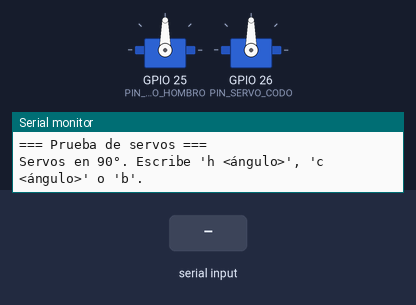
The sketch below on a simulated ESP32. Shown: 2 × servo, the last lines printed to the serial monitor. Inputs (shaded band) come from the test bench.

Above: at 1.7 s.
1.8 s: "b,1\n" received over Serial
At 2.26 s:
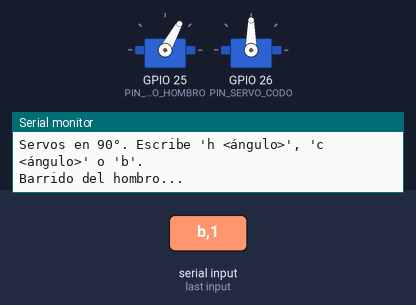
10.8 s: "h 45\n" received over Serial
At 13.0 s:
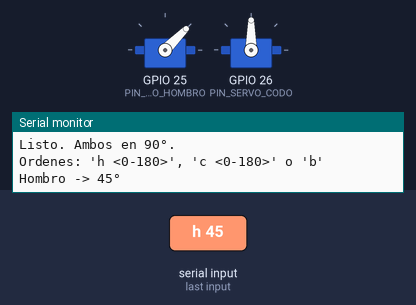
13.8 s: "c 120\n" received over Serial
At 14.2 s:
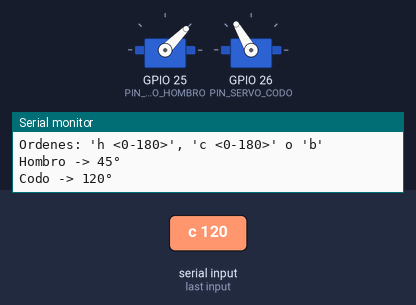
15.3 s: "b,150\n" received over Serial
Timing chart, 0 to 22.3 s (numbered marks = the images above; inputs shaded):
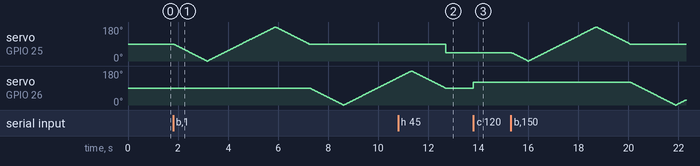

Measured:
- after the input at 10.8 s, servo on GPIO 25 (PIN_SERVO_HOMBRO): 90° → 45° after 1.9 s
- after the input at 13.8 s, servo on GPIO 26 (PIN_SERVO_CODO): 90° → 120° at once

The sketch:

prueba_servos.ino
```cpp
/*
  PRUEBA DE SERVOS — Brazo planar 2 GDL (sin IMU)
  ===============================================
  Mueve los dos MG996R con órdenes escritas en el Monitor Serie.

  Monitor Serie: 115200 baudios, fin de línea "Nueva línea".
    h 90   -> servo del HOMBRO a 90°
    c 45   -> servo del CODO a 45°
    b      -> barrido lento 0° -> 180° -> 90° del hombro y luego del codo
    h 45, c 120  -> varias órdenes en una línea, separadas por comas

  Librería necesaria: "ESP32Servo" de Kevin Harrington.

  ¿Cómo entiende un servo el ángulo?
  Recibe un pulso 50 veces por segundo (cada 20 ms). El ANCHO del pulso es la
  orden:  ~0.5 ms -> 0°,  ~1.5 ms -> 90°,  ~2.5 ms -> 180°.
  El servo tiene dentro un motor, engranajes, un potenciómetro que mide dónde
  está y un pequeño control que mueve el motor hasta que la posición medida
  coincide con la pedida.
*/
#include <ESP32Servo.h>

// ---------- Pines (ver docs/02_conexiones.md) ----------
// ESP32 clásico: 25 / 26.  ESP32-S3 (no tiene GPIO 25): 4 / 5. Se elige solo.
#if CONFIG_IDF_TARGET_ESP32S3
const int PIN_SERVO_HOMBRO = 4;
const int PIN_SERVO_CODO   = 5;
#else
const int PIN_SERVO_HOMBRO = 25;
const int PIN_SERVO_CODO   = 26;
#endif

// Ancho de pulso [µs] para 0° y 180°. Si en los extremos el servo zumba o
// choca, acerca estos valores al centro (p. ej. 600 y 2400).
const int PULSO_MIN_US = 500;
const int PULSO_MAX_US = 2500;

Servo servoHombro, servoCodo;

void moverLento(Servo &servo, int desde, int hasta) {
  int paso = (hasta > desde) ? 1 : -1;
  for (int a = desde; a != hasta + paso; a += paso) {
    servo.write(a);
    delay(15);   // 15 ms por grado ≈ 2,7 s para 180°
  }
}

void barrido() {
  Serial.println("Barrido del hombro...");
  moverLento(servoHombro, servoHombro.read(), 0);
  moverLento(servoHombro, 0, 180);
  moverLento(servoHombro, 180, 90);
  Serial.println("Barrido del codo...");
  moverLento(servoCodo, servoCodo.read(), 0);
  moverLento(servoCodo, 0, 180);
  moverLento(servoCodo, 180, 90);
  Serial.println("Listo. Ambos en 90°.");
}

// Una sola orden: "h 45", "h45", "c 120" o "b".
void procesarOrden(String orden) {
  orden.trim();
  if (orden == "b") { barrido(); return; }
  if (orden.length() < 2) {
    Serial.println("Ordenes: 'h <0-180>', 'c <0-180>' o 'b'");
    return;
  }
  char cual = orden.charAt(0);
  // toInt() salta los espacios del inicio y lee dígitos hasta el primer
  // carácter que no sea número; por eso sirven "h 45" y "h45".
  int angulo = constrain(orden.substring(1).toInt(), 0, 180);
  if (cual == 'h') {
    servoHombro.write(angulo);
    Serial.printf("Hombro -> %d°\n", angulo);
  } else if (cual == 'c') {
    servoCodo.write(angulo);
    Serial.printf("Codo -> %d°\n", angulo);
  } else {
    Serial.println("Ordenes: 'h <0-180>', 'c <0-180>' o 'b'");
  }
}

// Una línea puede traer varias órdenes separadas por comas: "h 45, c 90".
// Se recorre la línea cortándola en cada coma y se procesa cada trozo.
void procesarComando(String linea) {
  int inicio = 0;
  while (true) {
    int coma = linea.indexOf(',', inicio);   // -1 si ya no hay más comas
    if (coma == -1) {
      procesarOrden(linea.substring(inicio));
      break;
    }
    procesarOrden(linea.substring(inicio, coma));
    inicio = coma + 1;
  }
}

void setup() {
  Serial.begin(115200);
  delay(500);
  Serial.println("\n=== Prueba de servos ===");

  servoHombro.setPeriodHertz(50);   // un pulso cada 20 ms
  servoCodo.setPeriodHertz(50);
  servoHombro.attach(PIN_SERVO_HOMBRO, PULSO_MIN_US, PULSO_MAX_US);
  servoCodo.attach(PIN_SERVO_CODO, PULSO_MIN_US, PULSO_MAX_US);

  // Arrancar en el centro: es la posición más segura si el brazo ya está montado.
  servoHombro.write(90);
  servoCodo.write(90);
  Serial.println("Servos en 90°. Escribe 'h <ángulo>', 'c <ángulo>' o 'b'.");
}

void loop() {
  if (Serial.available()) procesarComando(Serial.readStringUntil('\n'));
}
```
